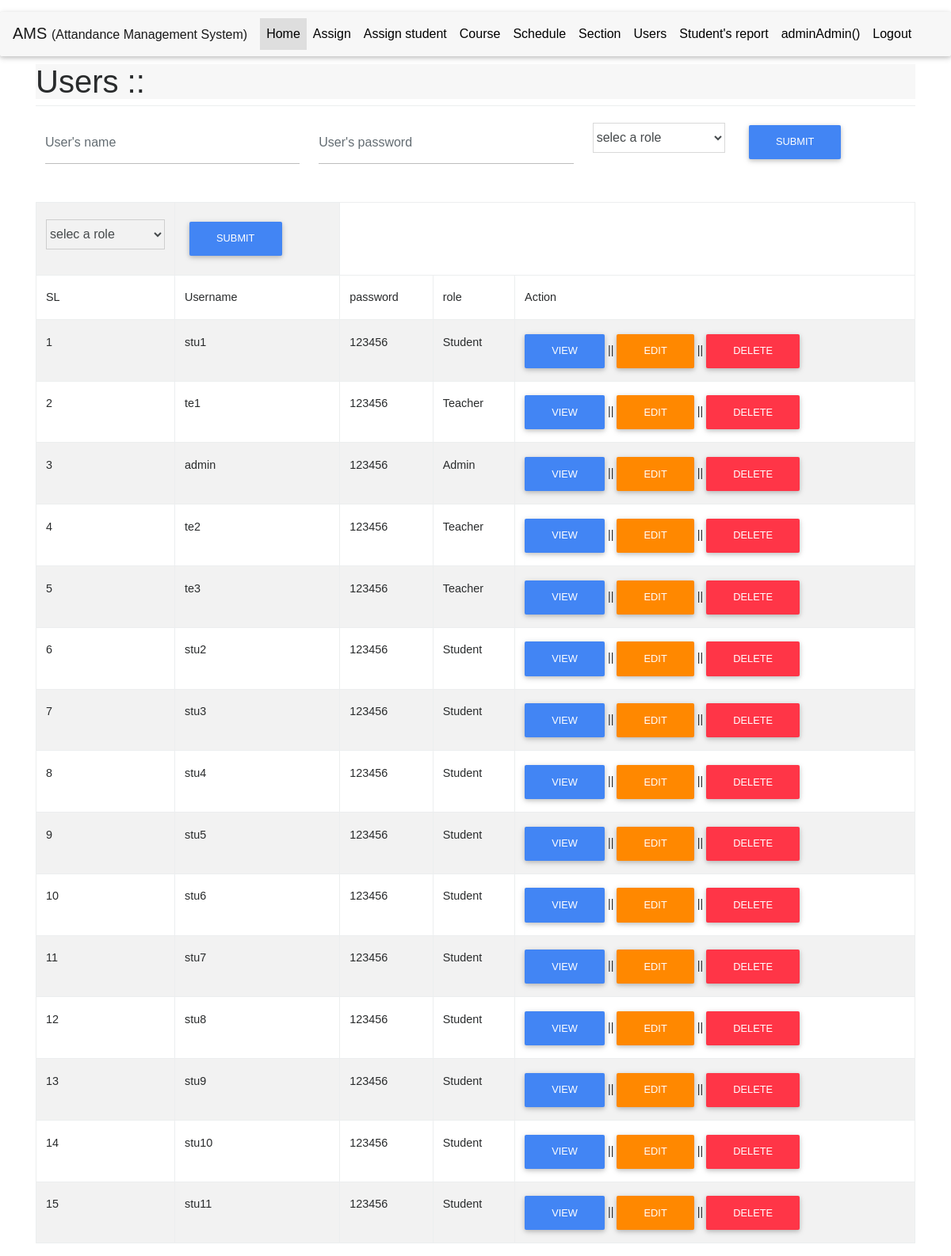
The page /user.php (signed in) on the database its author committed.
### tables this page shows
CREATE TABLE `users` (
  `u_id` int(11) NOT NULL,
  `u_name` varchar(200) NOT NULL,
  `u_pass` varchar(200) NOT NULL,
  `role` int(200) NOT NULL
);

### php/config.php (called while the page is built, shortened)
<?php
class Connection extends PDO
{
	public static $instance=null;
	public static function getInstance()
	{
		if (!self::$instance) {
				self::$instance  = new Connection();
		}
		return self::$instance;
	}
}
?>

### php/dboperation.php (called while the page is built, shortened)
<?php
include("config.php");
class Db
{
	  private $con = null;
	 function __construct()
	{
		$this->con = Connection::getInstance();
	}
	public function selectAll($table_name,$where_clause=""){
		$wheresql="";
		if (!empty($wheresql)) {
			$sal = "SELECT * FROM ".$table_name." ".$wheresql;
		}else{
			$sal = "SELECT * FROM ".$table_name;
		}
		$data = $this->con->prepare($sal);
		$data->execute();
		return $data;
	}
}
?>

### user.php (the view, shortened to what this page needs)
<?php
   include 'files/header.php';
   include 'files/menu.php';
   ?>
<div class="container" style="margin-top: 10px">
   <div class="row">
      <div class="col">
         <div class="bg-faded">
            <h1>Users :: </h1>
         </div>
      </div>
   </div>
   <div class="row">
      <div class="col">
         <table class="table">
         <form method="POST">
            <tr>
               <td>
                  <div class="form-group">
                     <input type="text" name="name" class="form-control"   placeholder="User's name">
                  </div>
               </td>
               <td>
                  <div class="form-group">
                     <input type="password" name="password" class="form-control"  placeholder="User's password">
                  </div>
               </td>
               <td>
                  <div class="form-group">
                    <select name="role" id="" class="form-control">
                      <option value="">selec a role</option>
                    </select>
                  </div>
               </td>
               <td>
                  <button type="submit"  name="submitbtn" class="btn btn-primary">Submit</button>
               </td>
            </tr>
            </form>
         </table>
      </div>
   </div>
   <div class="row">
       <div class="col">
           <table class="table table-striped table-bordered">
           <tr>
           <form action="#" method="POST">
             <td><div class="form-group">
                    <select name="rolefilter" id="" class="form-control">
                      <option value="">selec a role</option>
                    </select>
        </div></td>
             <td>
               <button type="submit"  name="filter" class="btn btn-primary">Submit</button>
             </td>
             </form>
           </tr>
               <tr>
                   <th>SL</th>
                   <th>Username</th>
                   <th>password</th>
                   <th>role</th>
                   <th>Action</th>
               </tr>
               <?php
               if (isset($_POST['filter'])) {
                  $id = $_POST['rolefilter'];
                 $qry = $db->selectAll("users","`role`='$id'");
               }else {
                $qry = $db->selectAll("users");
               }
               $i = 0;
               while ($row = $qry->fetch(PDO::FETCH_ASSOC)) { $i++;
                ?>
                    <tr>
                   <td><?php echo $i;?></td>
                   <td><?php echo $row['u_name'];?></td>
                   <td><?php echo $row['u_pass'];?></td>
                   <td><?php echo role($row['role']);?></td>
                   <td><a href="user_details.php?id=<?php echo $row['u_id']; ?>" class="btn btn-primary">View</a> ||
                   <a href="profile.php?p_id=<?php echo $row['u_id']; ?>" class="btn btn-warning">Edit</a> ||
                   <a href="user_delete.php?p_did=<?php echo $row['u_id']; ?>" onclick="return confirm('Are you sure?');" class="btn btn-danger">Delete</a></td>
               </tr>
              <?php  }
               ?>
           </table>
       </div>
   </div>
</div>
<?php
include 'files/footer.php';
   ?>

### php/functions.php (shortened to what this page needs)
<?php
		function role($role)
		{
			switch ($role) {
				case 0:
					echo "Admin";
					break;
				case 1:
					echo "Teacher";
					break;
				case 2:
					echo "Student";
					break;
			}
		}
?>

### assets/css/style.css (style rules this page uses)
body { font-family: 'SiyamRupali', Arial, sans-serif !important; }

### rows shown on the page
users: u_name "stu1", u_pass "123456", role "Student"
users: u_name "te1", u_pass "123456", role "Teacher"
users: u_name "admin", u_pass "123456", role "Admin"
users: u_name "te2", u_pass "123456", role "Teacher"
users: u_name "te3", u_pass "123456", role "Teacher"
users: u_name "stu2", u_pass "123456", role "Student"
users: u_name "stu3", u_pass "123456", role "Student"
users: u_name "stu4", u_pass "123456", role "Student"
users: u_name "stu5", u_pass "123456", role "Student"
users: u_name "stu6", u_pass "123456", role "Student"
users: u_name "stu7", u_pass "123456", role "Student"
users: u_name "stu8", u_pass "123456", role "Student"
users: u_name "stu9", u_pass "123456", role "Student"
users: u_name "stu10", u_pass "123456", role "Student"
users: u_name "stu11", u_pass "123456", role "Student"

### other values the page prints
$_SESSION['username'] "admin"
